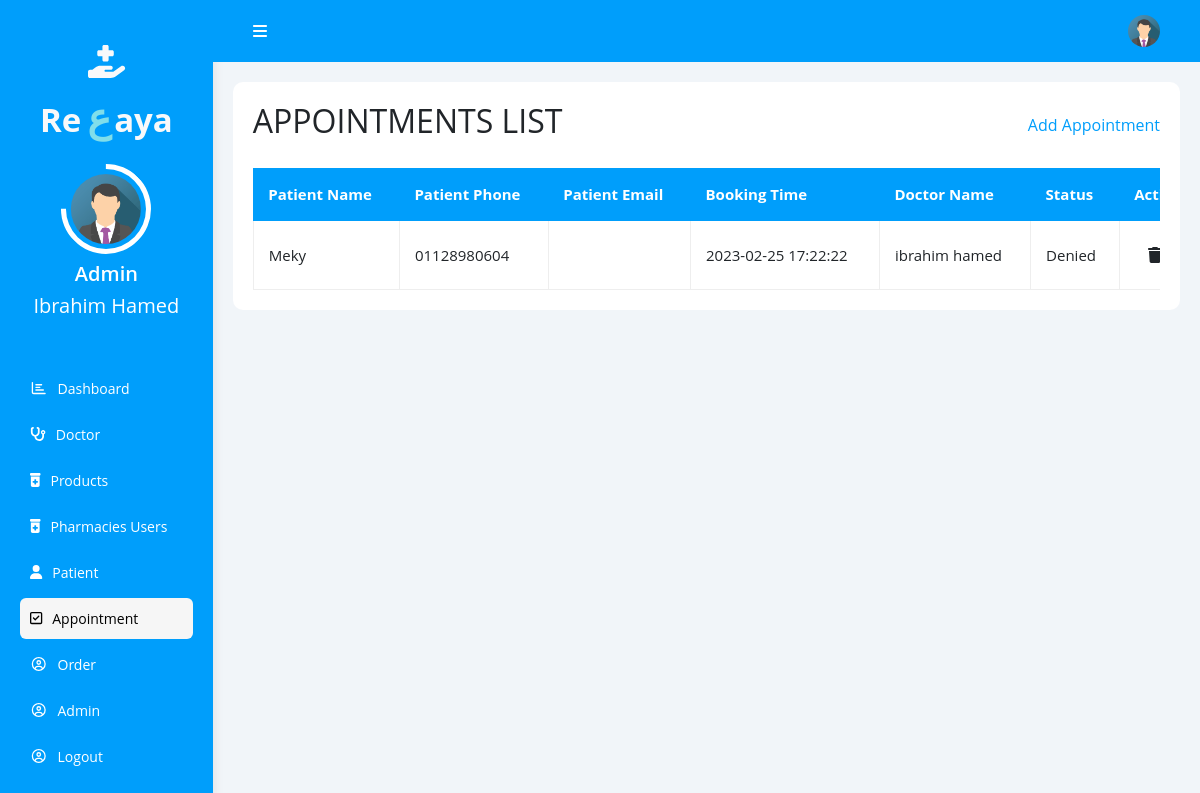
/dashboard/appointment.php (signed in), run on an earlier commit of the app's database.
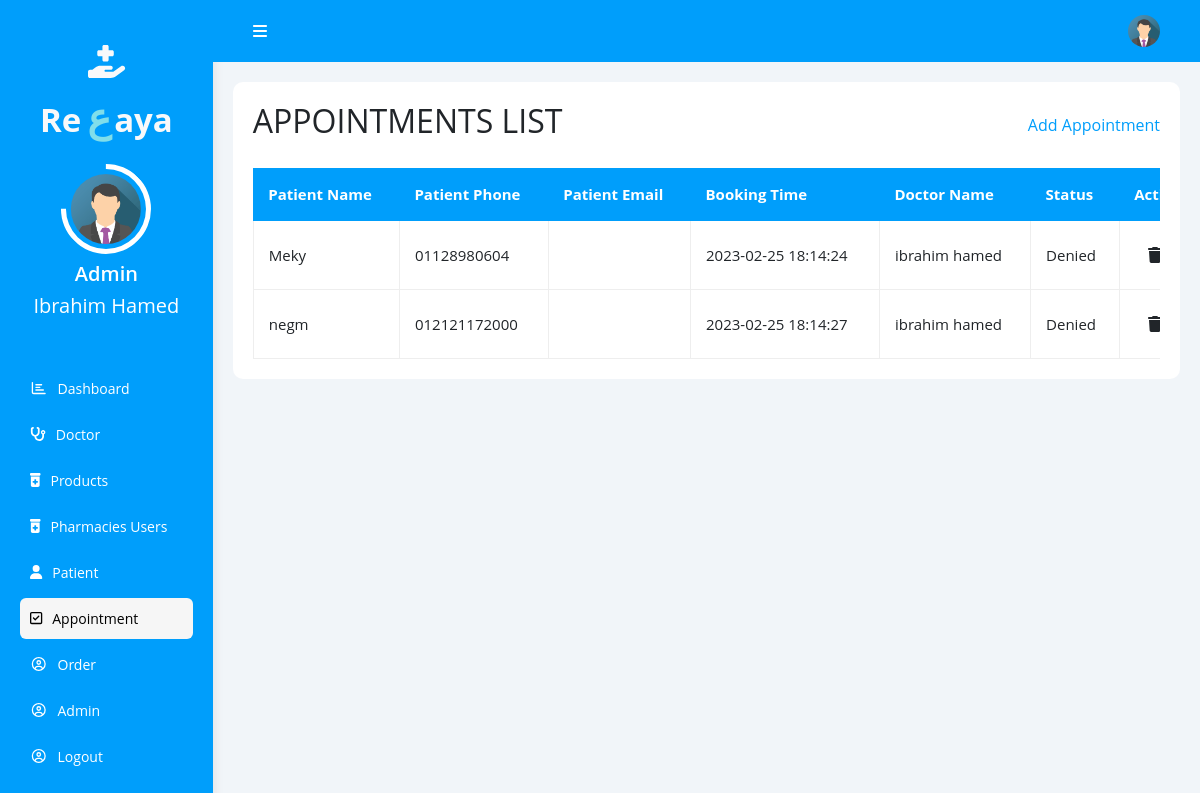
And on a later commit of the database.
### tables this page shows
CREATE TABLE `appointment` (
  `appointmentId` int(11) NOT NULL,
  `patientName` varchar(255) DEFAULT NULL,
  `doctorId` int(11) DEFAULT NULL,
  `department` varchar(255) DEFAULT NULL,
  `date` datetime NOT NULL DEFAULT current_timestamp() ON UPDATE current_timestamp(),
  `status` varchar(255) DEFAULT NULL,
  `patient_adress` varchar(255) NOT NULL,
  `patient_phone` varchar(255) NOT NULL,
  `patient_email` varchar(255) NOT NULL,
  `doctor_name` varchar(255) NOT NULL
);

### dashboard/appointment.php (the view, shortened to what the changed rows need)
<?php
@include '../componant/config.php';
?>
<!DOCTYPE html>
<html lang="en">
<head>
    <link rel="stylesheet" href="../css/bootstrap.min.css" />
    <link rel="stylesheet" href="../css/all.min.css" />
    <link rel="stylesheet" href="../css/dashboard.css" />
</head>
<body>
    <div class="page d-flex">
        <div class="content">
            <?php
$select = mysqli_query($conn, "SELECT * FROM appointment ");
?>
            <div class="patient bg-white">
                <div class="table-header">
                    <h2>APPOINTMENTS LIST</h2>
                </div>
                <div class="responsive-table">
                    <table>
                        <thead>
                            <tr>
                                <td>Patient Name</td>
                                <td>Patient Phone</td>
                                <td>Patient Email</td>
                                <td>Booking Time</td>
                                <td>Doctor Name</td>
                                <td>Status</td>
                                <td>Action</td>
                            </tr>
                        </thead>
                        <tbody>
                            <tr>
                                <?php while ($row = mysqli_fetch_assoc($select)) { ?>
                            <tr>
                                <td>
                                    <?php echo $row['patientName']; ?>
                                </td>
                                <td>
                                    <?php echo $row['patient_phone']; ?>
                                </td>
                                <td>
                                </td>
                                <td>
                                    <?php echo $row['date']; ?>
                                </td>
                                <td>
                                    <?php echo $row['doctor_name']; ?>
                                </td>
                                <td>
                                    <?php echo $row['status']; ?>
                                </td>
                                <td>
                                    <a href="appointment.php?delete=<?php echo $row['appointmentId']; ?>" class="btn">
                                        <i class="fas fa-trash"></i>
                                        delete </a>
                                </td>
                            </tr>
                            </tr>
                        </tbody>
                        <?php } ?>
                    </table>
                </div>
            </div>
        </div>
    </div>
</body>
</html>

What changed in the data, as far as the page shows it:
changed appointment "Meky": date "2023-02-25 17:22:22" → "2023-02-25 18:14:24"
added appointment: patientName "negm", patient_phone "012121172000", date "2023-02-25 18:14:27", doctor_name "ibrahim hamed", status "Denied"
